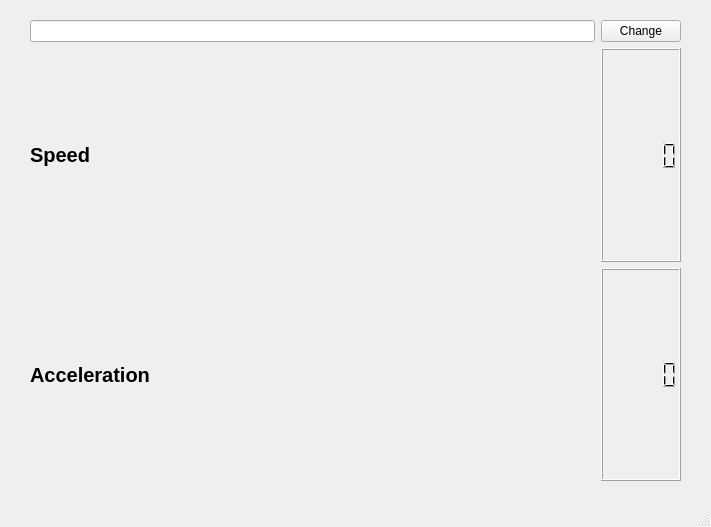
<?xml version="1.0" encoding="UTF-8"?>
<ui version="4.0">
 <class>MainWindow</class>
 <widget class="QMainWindow" name="MainWindow">
  <property name="geometry">
   <rect>
    <x>0</x>
    <y>0</y>
    <width>711</width>
    <height>527</height>
   </rect>
  </property>
  <property name="windowTitle">
   <string>MainWindow</string>
  </property>
  <widget class="QWidget" name="centralwidget">
   <widget class="QWidget" name="gridLayoutWidget">
    <property name="geometry">
     <rect>
      <x>30</x>
      <y>20</y>
      <width>651</width>
      <height>461</height>
     </rect>
    </property>
    <layout class="QGridLayout" name="gridLayout">
     <item row="0" column="1">
      <widget class="QPushButton" name="pushButton">
       <property name="text">
        <string>Change</string>
       </property>
      </widget>
     </item>
     <item row="0" column="0">
      <widget class="QLineEdit" name="displacementValue"/>
     </item>
     <item row="2" column="0">
      <widget class="QLabel" name="label_2">
       <property name="font">
        <font>
         <pointsize>15</pointsize>
         <weight>75</weight>
         <bold>true</bold>
        </font>
       </property>
       <property name="text">
        <string>Acceleration</string>
       </property>
      </widget>
     </item>
     <item row="1" column="0">
      <widget class="QLabel" name="label">
       <property name="font">
        <font>
         <pointsize>15</pointsize>
         <weight>75</weight>
         <bold>true</bold>
        </font>
       </property>
       <property name="text">
        <string>Speed</string>
       </property>
      </widget>
     </item>
     <item row="1" column="1">
      <widget class="QLCDNumber" name="lcdSpeed"/>
     </item>
     <item row="2" column="1">
      <widget class="QLCDNumber" name="lcdAcceleration"/>
     </item>
    </layout>
   </widget>
  </widget>
  <widget class="QMenuBar" name="menubar">
   <property name="geometry">
    <rect>
     <x>0</x>
     <y>0</y>
     <width>711</width>
     <height>20</height>
    </rect>
   </property>
  </widget>
  <widget class="QStatusBar" name="statusbar"/>
 </widget>
 <resources/>
 <connections/>
</ui>
